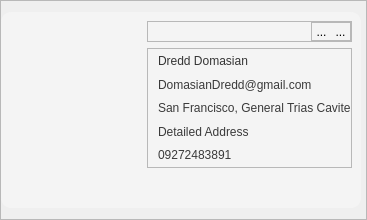
               <widget class="QFrame" name="frame_13">
                <property name="sizePolicy">
                 <sizepolicy hsizetype="Preferred" vsizetype="Expanding">
                  <horstretch>0</horstretch>
                  <verstretch>0</verstretch>
                 </sizepolicy>
                </property>
                <property name="maximumSize">
                 <size>
                  <width>16777215</width>
                  <height>296</height>
                 </size>
                </property>
                <property name="frameShape">
                 <enum>QFrame::StyledPanel</enum>
                </property>
                <property name="frameShadow">
                 <enum>QFrame::Raised</enum>
                </property>
                <layout class="QHBoxLayout" name="horizontalLayout_24">
                 <property name="leftMargin">
                  <number>0</number>
                 </property>
                 <property name="rightMargin">
                  <number>5</number>
                 </property>
                 <item>
                  <widget class="QFrame" name="ProfileCard">
                   <property name="sizePolicy">
                    <sizepolicy hsizetype="Preferred" vsizetype="Expanding">
                     <horstretch>0</horstretch>
                     <verstretch>0</verstretch>
                    </sizepolicy>
                   </property>
                   <property name="styleSheet">
                    <string notr="true">#ProfileCard{
	border-radius:10px;
	background-color:rgb(244, 244, 244);


}</string>
                   </property>
                   <property name="frameShape">
                    <enum>QFrame::StyledPanel</enum>
                   </property>
                   <property name="frameShadow">
                    <enum>QFrame::Raised</enum>
                   </property>
                   <layout class="QGridLayout" name="gridLayout_2">
                    <property name="leftMargin">
                     <number>20</number>
                    </property>
                    <property name="bottomMargin">
                     <number>40</number>
                    </property>
                    <item row="1" column="2">
                     <widget class="QFrame" name="frame_8">
                      <property name="sizePolicy">
                       <sizepolicy hsizetype="Preferred" vsizetype="Expanding">
                        <horstretch>0</horstretch>
                        <verstretch>0</verstretch>
                       </sizepolicy>
                      </property>
                      <property name="styleSheet">
                       <string notr="true">font-family: &quot;Montserrat Light&quot;;
font-weight:63;
color:rgb(58, 58, 58);</string>
                      </property>
                      <property name="frameShape">
                       <enum>QFrame::StyledPanel</enum>
                      </property>
                      <property name="frameShadow">
                       <enum>QFrame::Raised</enum>
                      </property>
                      <layout class="QVBoxLayout" name="verticalLayout_19">
                       <property name="spacing">
                        <number>0</number>
                       </property>
                       <property name="leftMargin">
                        <number>10</number>
                       </property>
                       <property name="topMargin">
                        <number>0</number>
                       </property>
                       <property name="rightMargin">
                        <number>0</number>
                       </property>
                       <property name="bottomMargin">
                        <number>0</number>
                       </property>
                       <item>
                        <widget class="QLabel" name="profileNameLabel">
                         <property name="styleSheet">
                          <string notr="true">font-family:&quot;Montserrat ExtraBold&quot;;
font-weight: 81;
color:rgb(52, 52, 52);</string>
                         </property>
                         <property name="text">
                          <string>Dredd Domasian</string>
                         </property>
                        </widget>
                       </item>
                       <item>
                        <widget class="QLabel" name="profileEmailLabel">
                         <property name="styleSheet">
                          <string notr="true"/>
                         </property>
                         <property name="text">
                          <string>DomasianDredd@gmail.com</string>
                         </property>
                        </widget>
                       </item>
                       <item>
                        <widget class="QLabel" name="addressLabel">
                         <property name="styleSheet">
                          <string notr="true"/>
                         </property>
                         <property name="text">
                          <string>San Francisco, General Trias Cavite</string>
                         </property>
                        </widget>
                       </item>
                       <item>
                        <widget class="QLabel" name="detailedAddressLabel">
                         <property name="styleSheet">
                          <string notr="true"/>
                         </property>
                         <property name="text">
                          <string>Detailed Address</string>
                         </property>
                        </widget>
                       </item>
                       <item>
                        <widget class="QLabel" name="phoneLabel">
                         <property name="styleSheet">
                          <string notr="true"/>
                         </property>
                         <property name="text">
                          <string>09272483891</string>
                         </property>
                        </widget>
                       </item>
                      </layout>
                     </widget>
                    </item>
                    <item row="0" column="2" alignment="Qt::AlignTop">
                     <widget class="QFrame" name="frame_9">
                      <property name="maximumSize">
                       <size>
                        <width>16777215</width>
                        <height>38</height>
                       </size>
                      </property>
                      <property name="frameShape">
                       <enum>QFrame::StyledPanel</enum>
                      </property>
                      <property name="frameShadow">
                       <enum>QFrame::Raised</enum>
                      </property>
                      <layout class="QHBoxLayout" name="horizontalLayout_14">
                       <property name="spacing">
                        <number>0</number>
                       </property>
                       <property name="leftMargin">
                        <number>0</number>
                       </property>
                       <property name="topMargin">
                        <number>0</number>
                       </property>
                       <property name="rightMargin">
                        <number>0</number>
                       </property>
                       <property name="bottomMargin">
                        <number>0</number>
                       </property>
                       <item alignment="Qt::AlignRight">
                        <widget class="QFrame" name="frame_10">
                         <property name="frameShape">
                          <enum>QFrame::StyledPanel</enum>
                         </property>
                         <property name="frameShadow">
                          <enum>QFrame::Raised</enum>
                         </property>
                         <layout class="QHBoxLayout" name="horizontalLayout_15">
                          <property name="spacing">
                           <number>0</number>
                          </property>
                          <property name="leftMargin">
                           <number>0</number>
                          </property>
                          <property name="topMargin">
                           <number>0</number>
                          </property>
                          <property name="rightMargin">
                           <number>0</number>
                          </property>
                          <property name="bottomMargin">
                           <number>0</number>
                          </property>
                          <item>
                           <widget class="QToolButton" name="profileEditBtn">
                            <property name="cursor">
                             <cursorShape>PointingHandCursor</cursorShape>
                            </property>
                            <property name="styleSheet">
                             <string notr="true">background-color:transparent;
border:none;</string>
                            </property>
                            <property name="text">
                             <string>...</string>
                            </property>
                            <property name="icon">
                             <iconset resource="../resource.qrc">
                              <normaloff>:/Icons/Icons/EditProfile.png</normaloff>:/Icons/Icons/EditProfile.png</iconset>
                            </property>
                            <property name="iconSize">
                             <size>
                              <width>25</width>
                              <height>25</height>
                             </size>
                            </property>
                           </widget>
                          </item>
                          <item>
                           <widget class="QToolButton" name="profileDeleteBtn">
                            <property name="cursor">
                             <cursorShape>PointingHandCursor</cursorShape>
                            </property>
                            <property name="styleSheet">
                             <string notr="true">background-color:transparent;
border:none;</string>
                            </property>
                            <property name="text">
                             <string>...</string>
                            </property>
                            <property name="icon">
                             <iconset resource="../resource.qrc">
                              <normaloff>:/Icons/Icons/delete.png</normaloff>:/Icons/Icons/delete.png</iconset>
                            </property>
                            <property name="iconSize">
                             <size>
                              <width>25</width>
                              <height>25</height>
                             </size>
                            </property>
                           </widget>
                          </item>
                         </layout>
                        </widget>
                       </item>
                      </layout>
                     </widget>
                    </item>
                    <item row="1" column="0">
                     <widget class="QLabel" name="profileIcon">
                      <property name="sizePolicy">
                       <sizepolicy hsizetype="Preferred" vsizetype="Minimum">
                        <horstretch>0</horstretch>
                        <verstretch>0</verstretch>
                       </sizepolicy>
                      </property>
                      <property name="minimumSize">
                       <size>
                        <width>120</width>
                        <height>120</height>
                       </size>
                      </property>
                      <property name="maximumSize">
                       <size>
                        <width>120</width>
                        <height>120</height>
                       </size>
                      </property>
                      <property name="text">
                       <string/>
                      </property>
                      <property name="pixmap">
                       <pixmap resource="../resource.qrc">:/Icons/Icons/UserIcon.png</pixmap>
                      </property>
                      <property name="scaledContents">
                       <bool>true</bool>
                      </property>
                     </widget>
                    </item>
                   </layout>
                  </widget>
                 </item>
                </layout>
               </widget>
